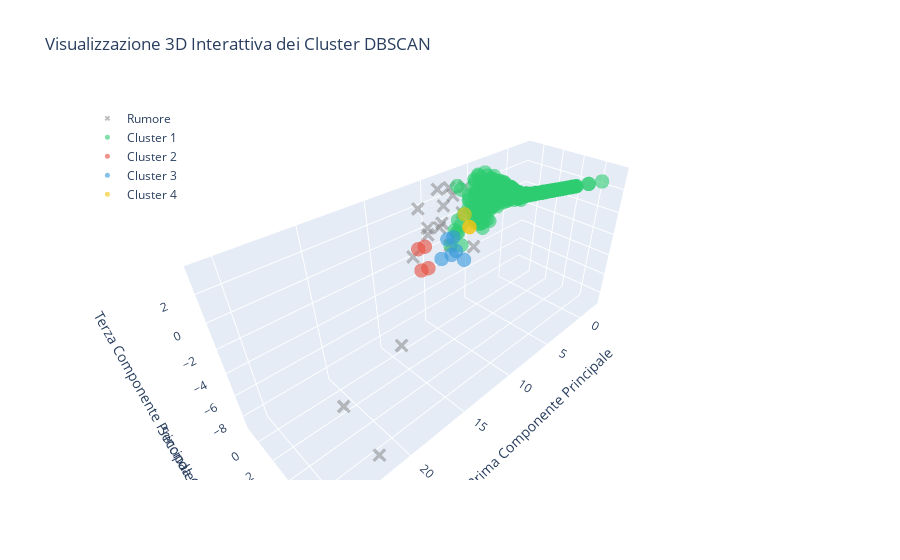

Write notebook code for a chart like this one.
### Code cell
# Visualizzazione 3D
fig = plt.figure(figsize=(12, 8))
ax = fig.add_subplot(111, projection='3d')

# Definiamo gli stessi colori usati prima per consistenza
cluster_colors = ['#2ecc71', '#e74c3c', '#3498db', '#f1c40f', '#9b59b6']  # verde, rosso, blu, giallo, viola

# Plot dei punti di rumore
noise_mask = new_labels == -1
ax.scatter(X[noise_mask, 0], 
          X[noise_mask, 1], 
          X[noise_mask, 2],
          c='gray', marker='x', label='Rumore', alpha=0.5)

# Plot dei cluster
for i, label in enumerate(range(1, max(new_labels) + 1)):
    mask = new_labels == label
    ax.scatter(X[mask, 0], 
              X[mask, 1], 
              X[mask, 2],
              c=[cluster_colors[i]], 
              label=f'Cluster {label}',
              alpha=0.6)

# Personalizzazione del grafico
ax.set_title('Visualizzazione 3D dei Cluster DBSCAN\n' + 
             f'eps={best_result["eps"]:.3f}, min_samples={best_result["min_samples"]}',
             fontsize=14, pad=20)
ax.set_xlabel('Prima Componente Principale', fontsize=10)
ax.set_ylabel('Seconda Componente Principale', fontsize=10)
ax.set_zlabel('Terza Componente Principale', fontsize=10)

# Aggiungiamo la legenda
ax.legend()

# Aggiungiamo una griglia
ax.grid(True, alpha=0.3)

# Aggiungiamo informazioni sulla varianza spiegata
explained_variance = pca.explained_variance_ratio_[:3]
variance_text = f'Varianza spiegata:\nPC1: {explained_variance[0]:.1%}\nPC2: {explained_variance[1]:.1%}\nPC3: {explained_variance[2]:.1%}'
ax.text2D(0.02, 0.98, variance_text, transform=ax.transAxes, 
          bbox=dict(facecolor='white', alpha=0.8))

# Ruotiamo il grafico per una migliore visualizzazione
ax.view_init(elev=20, azim=45)

plt.tight_layout()
plt.show()

# Versione interattiva con plotly (opzionale)
try:
    import plotly.express as px
    import plotly.graph_objects as go
    
    # Creiamo un DataFrame con le prime 3 componenti principali
    df_3d = pd.DataFrame(
        X[:, :3], 
        columns=['PC1', 'PC2', 'PC3']
    )
    df_3d['Cluster'] = new_labels
    
    # Creiamo il grafico 3D interattivo
    fig = go.Figure()
    
    # Aggiungiamo i punti di rumore
    noise_data = df_3d[df_3d['Cluster'] == -1]
    if len(noise_data) > 0:
        fig.add_trace(go.Scatter3d(
            x=noise_data['PC1'],
            y=noise_data['PC2'],
            z=noise_data['PC3'],
            mode='markers',
            name='Rumore',
            marker=dict(
                size=5,
                color='gray',
                symbol='x',
                opacity=0.5
            )
        ))
    
    # Aggiungiamo i punti per ogni cluster
    for i, label in enumerate(range(1, max(new_labels) + 1)):
        cluster_data = df_3d[df_3d['Cluster'] == label]
        fig.add_trace(go.Scatter3d(
            x=cluster_data['PC1'],
            y=cluster_data['PC2'],
            z=cluster_data['PC3'],
            mode='markers',
            name=f'Cluster {label}',
            marker=dict(
                size=5,
                color=cluster_colors[i],
                opacity=0.6
            )
        ))
    
    # Personalizziamo il layout
    fig.update_layout(
        title='Visualizzazione 3D Interattiva dei Cluster DBSCAN',
        scene=dict(
            xaxis_title='Prima Componente Principale',
            yaxis_title='Seconda Componente Principale',
            zaxis_title='Terza Componente Principale'
        ),
        legend=dict(
            yanchor="top",
            y=0.99,
            xanchor="left",
            x=0.01
        )
    )
    
    fig.show()
    
except ImportError:
    print("Per la visualizzazione interattiva, installa plotly con: pip install plotly")

### Figure 1 — Plotly figure (JSON) as saved in the notebook; plotly's stock layout.template omitted (floating-point values rounded to 4 significant figures; data arrays with more than 128 entries replaced by an {"elided": "..."} marker saying what was removed)
{"data": [{"marker": {"color": "gray", "opacity": 0.5, "size": 5, "symbol": "x"}, "mode": "markers", "name": "Rumore", "type": "scatter3d", "x": [8.644, 4.538, 25.56, 21.54, 13.97, 9.648, 9.883, 9.838, 6.637, 16.8, 22.99, 8.001, 6.69, 8.882, 11.33, 7.589, 11.85, 11.77, 9.822], "y": [0.01979, 0.06818, 7.621, 6.698, 1.949, -0.1531, 0.5293, 0.2086, -0.3066, 3.64, 6.117, -0.2032, 0.8677, -0.3424, 0.5471, 0.3836, 0.1845, 1.05, 1.299], "z": [3.284, -0.6158, -7.927, -8.857, 0.5216, 3.404, 1.049, 0.5682, 2.671, -4.551, -3.536, 2.423, -2.085, 1.805, 1.186, 1.063, 2.737, 1.008, -0.5241]}, {"marker": {"color": "#2ecc71", "opacity": 0.6, "size": 5}, "mode": "markers", "name": "Cluster 1", "type": "scatter3d", "x": {"elided": "1326 float values"}, "y": {"elided": "1326 float values"}, "z": {"elided": "1326 float values"}}, {"marker": {"color": "#e74c3c", "opacity": 0.6, "size": 5}, "mode": "markers", "name": "Cluster 2", "type": "scatter3d", "x": [12.42, 13.03, 12.77, 12.14], "y": [1.707, 1.651, 1.096, 1.089], "z": [-1.171, -1.123, 0.2841, 0.2224]}, {"marker": {"color": "#3498db", "opacity": 0.6, "size": 5}, "mode": "markers", "name": "Cluster 3", "type": "scatter3d", "x": [9.057, 9.626, 10.76, 8.301, 8.988, 9.646], "y": [1.185, 0.8196, 1.346, 1.335, 0.8145, 1.293], "z": [-1.366, -0.273, -1.273, -2.42, -0.3529, -1.427]}, {"marker": {"color": "#f1c40f", "opacity": 0.6, "size": 5}, "mode": "markers", "name": "Cluster 4", "type": "scatter3d", "x": [7.193, 6.873, 7.037], "y": [0.2612, 0.5279, 0.6471], "z": [0.7573, -0.3701, -0.2513]}], "layout": {"legend": {"x": 0.01, "xanchor": "left", "y": 0.99, "yanchor": "top"}, "scene": {"xaxis": {"title": {"text": "Prima Componente Principale"}}, "yaxis": {"title": {"text": "Seconda Componente Principale"}}, "zaxis": {"title": {"text": "Terza Componente Principale"}}}, "title": {"text": "Visualizzazione 3D Interattiva dei Cluster DBSCAN"}}}
